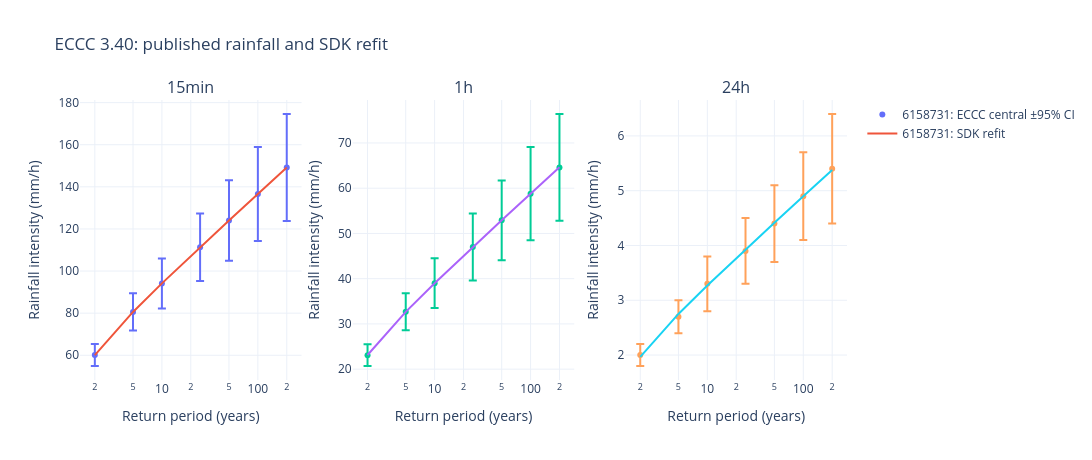

Notebook cell for this chart:
### Markdown cell above
## Published central estimates and fitted curves

The canonicalizer fits Gumbel quantiles using `p = 1 - 1/T`, with an absolute residual gate of **0.15 mm/h** at the published knots. This is an SDK refit, not ECCC's official method-of-moments result. Inspect residuals before using the fit at additional return periods.

Error bars below are **ECCC's published 95% confidence half-widths**, not errors in the refit, prediction intervals for an individual storm, or probabilities of future climate scenarios.

### Code cell
rates = pq.read_table(OUTPUT / "rainfall_rates.parquet").to_pandas()
current = rates[rates.version == VERSION].copy()
fig = make_subplots(rows=1, cols=len(DURATIONS), subplot_titles=list(DURATIONS))
for col, duration in enumerate(DURATIONS, 1):
    for station in SELECTED_STATIONS:
        view = current[(current.duration == duration) & (current.station == station)]
        fig.add_trace(go.Scatter(
            x=view.return_period_years, y=view.published_mm_h,
            error_y=dict(type="data", array=view.confidence_95_half_width_mm_h),
            mode="markers", name=f"{station}: ECCC central ±95% CI", showlegend=col == 1,
        ), row=1, col=col)
        fig.add_trace(go.Scatter(
            x=view.return_period_years, y=view.fitted_mm_h,
            mode="lines", name=f"{station}: SDK refit", showlegend=col == 1,
        ), row=1, col=col)
fig.update_xaxes(title_text="Return period (years)", type="log")
fig.update_yaxes(title_text="Rainfall intensity (mm/h)")
fig.update_layout(title=f"ECCC {VERSION}: published rainfall and SDK refit", height=460, width=1150)
preview, axes = plt.subplots(1, len(DURATIONS), figsize=(12, 3.5), squeeze=False)
for axis, duration in zip(axes[0], DURATIONS):
    for station in SELECTED_STATIONS:
        view = current[(current.duration == duration) & (current.station == station)]
        axis.errorbar(view.return_period_years, view.published_mm_h,
            yerr=view.confidence_95_half_width_mm_h, fmt="o", capsize=3, label="ECCC ±95% CI")
        axis.plot(view.return_period_years, view.fitted_mm_h, label="SDK refit")
    axis.set(title=duration, xlabel="Return period (years)", ylabel="Rainfall intensity (mm/h)", xscale="log")
    axis.grid(alpha=0.2)
axes[0][0].legend(fontsize=8)
preview.suptitle(f"ECCC {VERSION}: published rainfall and SDK refit")
preview.tight_layout()
show_with_preview(fig, preview)
display(current[["station", "duration", "return_period_years", "published_mm_h",
                 "fitted_mm_h", "fit_residual_mm_h", "beyond_record_length"]])
assert current.fit_residual_mm_h.abs().max() <= 0.15

### Figure 1 — Plotly figure (JSON) as saved in the notebook; plotly's stock layout.template omitted (floating-point values rounded to 4 significant figures)
{"data": [{"error_y": {"array": [5.2, 8.8, 11.9, 16.0, 19.1, 22.3, 25.4], "type": "data"}, "mode": "markers", "name": "6158731: ECCC central ±95% CI", "showlegend": true, "type": "scatter", "x": [2.0, 5.0, 10.0, 25.0, 50.0, 100.0, 200.0], "xaxis": "x", "y": [60.1, 80.6, 94.1, 111.3, 124.0, 136.6, 149.2], "yaxis": "y"}, {"mode": "lines", "name": "6158731: SDK refit", "showlegend": true, "type": "scatter", "x": [2.0, 5.0, 10.0, 25.0, 50.0, 100.0, 200.0], "xaxis": "x", "y": [60.09, 80.58, 94.14, 111.3, 124.0, 136.6, 149.2], "yaxis": "y"}, {"error_y": {"array": [2.4, 4.1, 5.5, 7.4, 8.8, 10.3, 11.8], "type": "data"}, "mode": "markers", "name": "6158731: ECCC central ±95% CI", "showlegend": false, "type": "scatter", "x": [2.0, 5.0, 10.0, 25.0, 50.0, 100.0, 200.0], "xaxis": "x2", "y": [23.1, 32.7, 39.0, 47.0, 52.9, 58.8, 64.6], "yaxis": "y2"}, {"mode": "lines", "name": "6158731: SDK refit", "showlegend": false, "type": "scatter", "x": [2.0, 5.0, 10.0, 25.0, 50.0, 100.0, 200.0], "xaxis": "x2", "y": [23.13, 32.68, 38.99, 46.98, 52.9, 58.78, 64.64], "yaxis": "y2"}, {"error_y": {"array": [0.2, 0.3, 0.5, 0.6, 0.7, 0.8, 1.0], "type": "data"}, "mode": "markers", "name": "6158731: ECCC central ±95% CI", "showlegend": false, "type": "scatter", "x": [2.0, 5.0, 10.0, 25.0, 50.0, 100.0, 200.0], "xaxis": "x3", "y": [2.0, 2.7, 3.3, 3.9, 4.4, 4.9, 5.4], "yaxis": "y3"}, {"mode": "lines", "name": "6158731: SDK refit", "showlegend": false, "type": "scatter", "x": [2.0, 5.0, 10.0, 25.0, 50.0, 100.0, 200.0], "xaxis": "x3", "y": [1.966, 2.75, 3.27, 3.926, 4.413, 4.897, 5.378], "yaxis": "y3"}], "layout": {"annotations": [{"font": {"size": 16}, "showarrow": false, "text": "15min", "x": 0.1444, "xanchor": "center", "xref": "paper", "y": 1.0, "yanchor": "bottom", "yref": "paper"}, {"font": {"size": 16}, "showarrow": false, "text": "1h", "x": 0.5, "xanchor": "center", "xref": "paper", "y": 1.0, "yanchor": "bottom", "yref": "paper"}, {"font": {"size": 16}, "showarrow": false, "text": "24h", "x": 0.8556, "xanchor": "center", "xref": "paper", "y": 1.0, "yanchor": "bottom", "yref": "paper"}], "height": 460, "title": {"text": "ECCC 3.40: published rainfall and SDK refit"}, "width": 1150, "xaxis": {"anchor": "y", "domain": [0.0, 0.2889], "title": {"text": "Return period (years)"}, "type": "log"}, "xaxis2": {"anchor": "y2", "domain": [0.3556, 0.6444], "title": {"text": "Return period (years)"}, "type": "log"}, "xaxis3": {"anchor": "y3", "domain": [0.7111, 1.0], "title": {"text": "Return period (years)"}, "type": "log"}, "yaxis": {"anchor": "x", "domain": [0.0, 1.0], "title": {"text": "Rainfall intensity (mm/h)"}}, "yaxis2": {"anchor": "x2", "domain": [0.0, 1.0], "title": {"text": "Rainfall intensity (mm/h)"}}, "yaxis3": {"anchor": "x3", "domain": [0.0, 1.0], "title": {"text": "Rainfall intensity (mm/h)"}}}}
